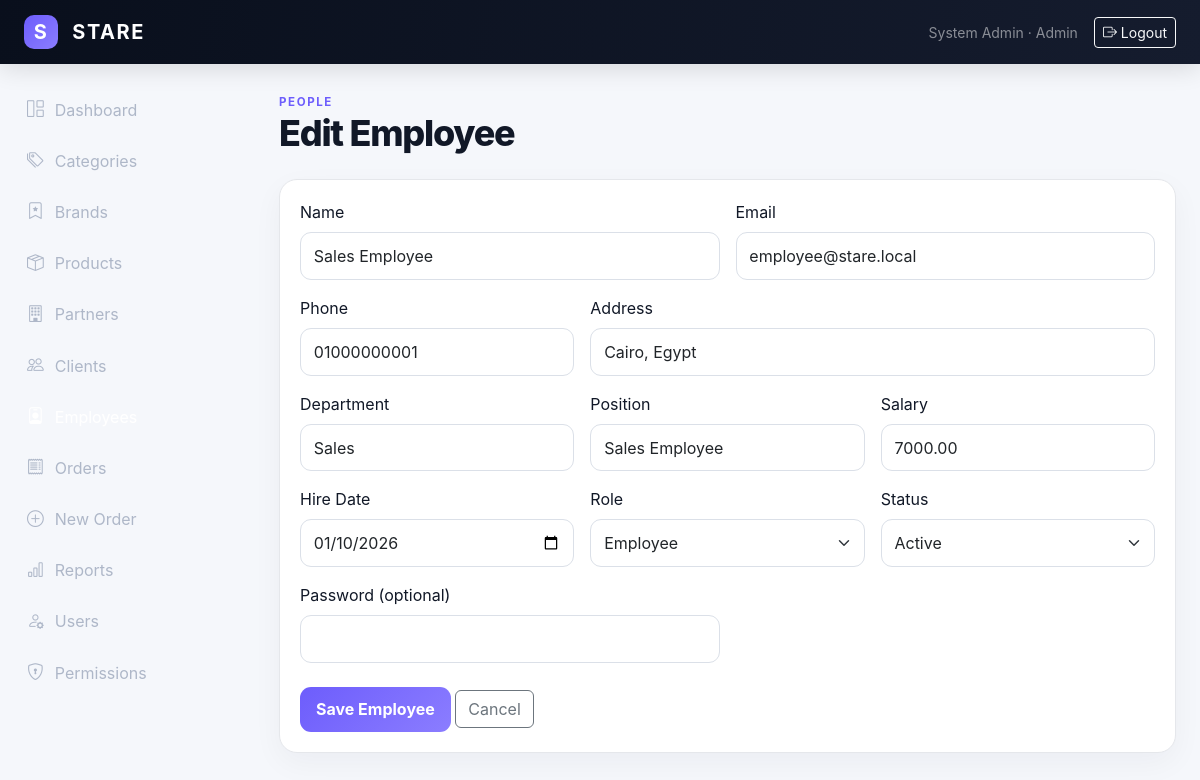
/admin/employees/form.php?id=1 (signed in), run on the app's committed database.
### tables this page shows
CREATE TABLE users (
  id INT UNSIGNED AUTO_INCREMENT PRIMARY KEY,
  name VARCHAR(120) NOT NULL,
  email VARCHAR(180) NOT NULL UNIQUE,
  password VARCHAR(255) NOT NULL,
  role_id INT UNSIGNED NOT NULL,
  status ENUM('active','pending','blocked') NOT NULL DEFAULT 'active',
  created_at TIMESTAMP DEFAULT CURRENT_TIMESTAMP,
  updated_at TIMESTAMP DEFAULT CURRENT_TIMESTAMP ON UPDATE CURRENT_TIMESTAMP,
  CONSTRAINT fk_users_role FOREIGN KEY (role_id) REFERENCES roles(id)
);

CREATE TABLE roles (
  id INT UNSIGNED AUTO_INCREMENT PRIMARY KEY,
  name VARCHAR(50) NOT NULL UNIQUE,
  description VARCHAR(255) NULL,
  created_at TIMESTAMP DEFAULT CURRENT_TIMESTAMP
);

CREATE TABLE employees (
  id INT UNSIGNED AUTO_INCREMENT PRIMARY KEY,
  user_id INT UNSIGNED NOT NULL UNIQUE,
  phone VARCHAR(30) NULL,
  address VARCHAR(255) NULL,
  department VARCHAR(100) NULL,
  position VARCHAR(100) NULL,
  salary DECIMAL(12,2) NOT NULL DEFAULT 0,
  hire_date DATE NULL,
  status ENUM('active','inactive') NOT NULL DEFAULT 'active',
  created_at TIMESTAMP DEFAULT CURRENT_TIMESTAMP,
  CONSTRAINT fk_employees_user FOREIGN KEY (user_id) REFERENCES users(id) ON DELETE CASCADE
);

### includes/functions.php (called while the page is built, shortened)
<?php
function e($value): string
{
    return htmlspecialchars((string) $value, ENT_QUOTES, 'UTF-8');
}
function current_user(PDO $pdo): ?array
{
    static $user = false;
    if ($user !== false) {
        return $user;
    }
    $statement = $pdo->prepare(
        'SELECT u.*, r.name AS role_name
         FROM users u
         JOIN roles r ON r.id = u.role_id
         WHERE u.id = ?
         LIMIT 1'
    );
    $statement->execute([(int) $_SESSION['user_id']]);
    return $user = $statement->fetch() ?: null;
}
function user_role(PDO $pdo): string
{
    return current_user($pdo)['role_name'] ?? '';
}
function is_logged_in(PDO $pdo): bool
{
    return current_user($pdo) !== null;
}
function has_permission(PDO $pdo, string $permission): bool
{
    $user = current_user($pdo);
    if ($user['role_name'] === 'admin') {
        return true;
    }
    static $cache = [];
    $roleId = (int) $user['role_id'];
    return isset($cache[$roleId][$permission]);
}
function require_login(PDO $pdo): void
{
    if (!is_logged_in($pdo)) {
        redirect('/login.php');
    }
}
function require_permission(PDO $pdo, string $permission): void
{
    require_login($pdo);
}

### admin/employees/form.php (the view, shortened to what this page needs)
<?php
require_once __DIR__.'/../../config/database.php';require_once __DIR__.'/../../includes/functions.php';require_permission($pdo,'manage_employees');$active='employees';$id=(int)($_GET['id']??0);
$row=['name'=>'','email'=>'','phone'=>'','address'=>'','department'=>'','position'=>'','salary'=>'0','hire_date'=>'','status'=>'active','role_id'=>''];$userId=0;
if($id){$st=$pdo->prepare("SELECT e.*,u.name,u.email,u.status user_status,u.role_id FROM employees e JOIN users u ON u.id=e.user_id WHERE e.id=?");$st->execute([$id]);$found=$st->fetch();if(!$found)redirect('/admin/employees/index.php');$row=$found;$userId=(int)$found['user_id'];}
$roles=$pdo->query("SELECT id,name FROM roles WHERE name IN('employee','admin') ORDER BY name")->fetchAll();$error='';
$pageTitle=$id?'Edit Employee':'Add Employee';include __DIR__.'/../../includes/header.php';?>
<div class="mb-4"><span class="eyebrow">PEOPLE</span><h1 class="page-title"><?=$id?'Edit':'Add'?> Employee</h1></div><div class="panel form-panel"><?php if($error):?><div class="alert alert-danger"><?=e($error)?></div><?php endif;?><form method="post"><?=csrf_field()?><div class="row g-3"><div class="col-md-6"><label class="form-label">Name</label><input class="form-control" name="name" value="<?=e($row['name'])?>" required></div><div class="col-md-6"><label class="form-label">Email</label><input class="form-control" type="email" name="email" value="<?=e($row['email'])?>" required></div><div class="col-md-4"><label class="form-label">Phone</label><input class="form-control" name="phone" value="<?=e($row['phone'])?>"></div><div class="col-md-8"><label class="form-label">Address</label><input class="form-control" name="address" value="<?=e($row['address'])?>"></div><div class="col-md-4"><label class="form-label">Department</label><input class="form-control" name="department" value="<?=e($row['department'])?>"></div><div class="col-md-4"><label class="form-label">Position</label><input class="form-control" name="position" value="<?=e($row['position'])?>"></div><div class="col-md-4"><label class="form-label">Salary</label><input class="form-control" type="number" step=".01" min="0" name="salary" value="<?=e($row['salary'])?>"></div><div class="col-md-4"><label class="form-label">Hire Date</label><input class="form-control" type="date" name="hire_date" value="<?=e($row['hire_date'])?>"></div><div class="col-md-4"><label class="form-label">Role</label><select class="form-select" name="role_id"><?php foreach($roles as $r):?><option value="<?=$r['id']?>" <?=$row['role_id']==$r['id']?'selected':''?>><?=e(ucfirst($r['name']))?></option><?php endforeach;?></select></div><div class="col-md-4"><label class="form-label">Status</label><select class="form-select" name="status"><option value="active" <?=$row['status']==='active'?'selected':''?>>Active</option><option value="pending" <?=$row['status']==='pending'?'selected':''?>>Pending</option><option value="blocked" <?=$row['status']==='blocked'?'selected':''?>>Blocked</option></select></div><div class="col-md-6"><label class="form-label">Password <?=$id?'(optional)':''?></label><input class="form-control" type="password" name="password" <?=$id?'':'required'?>></div></div><div class="mt-4"><button class="btn btn-stare">Save Employee</button> <a class="btn btn-outline-secondary" href="index.php">Cancel</a></div></form></div><?php include __DIR__.'/../../includes/footer.php';?>

### includes/header.php (shortened to what this page needs)
<?php
require_once __DIR__.'/functions.php';
$user=$pdo?current_user($pdo):null;
$active=$active??'';
?>
<!doctype html>
<html lang="en" dir="ltr">
<head>
<link href="https://cdn.jsdelivr.net/npm/bootstrap@5.3.3/dist/css/bootstrap.min.css" rel="stylesheet">
<link href="https://cdn.jsdelivr.net/npm/bootstrap-icons@1.11.3/font/bootstrap-icons.css" rel="stylesheet">
<link href="<?=BASE_URL?>/assets/css/style.css" rel="stylesheet">
</head>
<body class="<?=e($bodyClass??'')?>">
<nav class="navbar navbar-expand-lg navbar-dark stare-navbar sticky-top">
 <div class="container-fluid px-3 px-lg-4">
  <a class="navbar-brand fw-bold" href="<?=BASE_URL?>/index.php"><span class="brand-mark">S</span> STARE</a>
  <?php if($user): ?>
  <div class="d-none d-lg-flex align-items-center ms-auto gap-3">
    <span class="small text-white-50"><?=e($user['name'])?> · <?=e(ucfirst($user['role_name']))?></span>
    <a class="btn btn-sm btn-outline-light" href="<?=BASE_URL?>/logout.php"><i class="bi bi-box-arrow-right"></i> Logout</a>
  </div>
  <?php endif; ?>
 </div>
</nav>
<?php if($user): ?>
<div class="offcanvas-lg offcanvas-start sidebar" tabindex="-1" id="sidebar">
 <div class="offcanvas-body p-0">
  <div class="sidebar-inner">
   <nav class="nav flex-column gap-1">
    <?php if(has_permission($pdo,'view_dashboard')): ?><a class="nav-link <?=($active==='dashboard'?'active':'')?>" href="<?=BASE_URL?>/index.php"><i class="bi bi-grid-1x2"></i> Dashboard</a><?php endif; ?>
    <?php if(has_permission($pdo,'view_categories')): ?><a class="nav-link <?=($active==='categories'?'active':'')?>" href="<?=BASE_URL?>/admin/categories/index.php"><i class="bi bi-tags"></i> Categories</a><?php endif; ?>
    <?php if(has_permission($pdo,'view_brands')): ?><a class="nav-link <?=($active==='brands'?'active':'')?>" href="<?=BASE_URL?>/admin/brands/index.php"><i class="bi bi-bookmark-star"></i> Brands</a><?php endif; ?>
    <?php if(has_permission($pdo,'view_products')): ?><a class="nav-link <?=($active==='products'?'active':'')?>" href="<?=BASE_URL?>/admin/products/index.php"><i class="bi bi-box-seam"></i> Products</a><?php endif; ?>
    <?php if(has_permission($pdo,'view_partners')): ?><a class="nav-link <?=($active==='partners'?'active':'')?>" href="<?=BASE_URL?>/admin/partners/index.php"><i class="bi bi-building"></i> Partners</a><?php endif; ?>
    <?php if(has_permission($pdo,'view_clients')): ?><a class="nav-link <?=($active==='clients'?'active':'')?>" href="<?=BASE_URL?>/admin/clients/index.php"><i class="bi bi-people"></i> Clients</a><?php endif; ?>
    <?php if(has_permission($pdo,'view_employees')): ?><a class="nav-link <?=($active==='employees'?'active':'')?>" href="<?=BASE_URL?>/admin/employees/index.php"><i class="bi bi-person-badge"></i> Employees</a><?php endif; ?>
    <?php if(has_permission($pdo,'view_orders')): ?><a class="nav-link <?=($active==='orders'?'active':'')?>" href="<?=BASE_URL?>/admin/orders/index.php"><i class="bi bi-receipt"></i> Orders</a><?php endif; ?>
    <?php if(has_permission($pdo,'create_orders') && user_role($pdo)!=='client'): ?><a class="nav-link" href="<?=BASE_URL?>/admin/orders/create.php"><i class="bi bi-plus-circle"></i> New Order</a><?php endif; ?>
    <?php if(has_permission($pdo,'view_reports')): ?><a class="nav-link <?=($active==='reports'?'active':'')?>" href="<?=BASE_URL?>/admin/reports/index.php"><i class="bi bi-bar-chart"></i> Reports</a><?php endif; ?>
    <?php if(has_permission($pdo,'manage_users')): ?><a class="nav-link <?=($active==='users'?'active':'')?>" href="<?=BASE_URL?>/admin/users/index.php"><i class="bi bi-person-gear"></i> Users</a><?php endif; ?>
    <?php if(has_permission($pdo,'manage_permissions')): ?><a class="nav-link <?=($active==='permissions'?'active':'')?>" href="<?=BASE_URL?>/admin/permissions/index.php"><i class="bi bi-shield-lock"></i> Permissions</a><?php endif; ?>
   </nav>
  </div>
 </div>
</div>
<main class="main-content">
 <div class="container-fluid px-3 px-lg-4 py-4">
<?php else: ?>
<main class="auth-main">
 <div class="container py-5">
<?php endif; ?>

### assets/css/style.css (style rules this page uses)
:root { --bg:#f5f7fb;--panel:#fff;--ink:#111827;--muted:#6b7280;--line:#e5e7eb;--dark:#0b1220;--accent:#6d5dfc;--accent2:#8b7dff }
* { box-sizing:border-box }
body { background:var(--bg);color:var(--ink);font-family:Inter,system-ui,-apple-system,BlinkMacSystemFont,"Segoe UI",sans-serif }
.stare-navbar { background:linear-gradient(100deg,#090f1c,#151c2e);height:64px;box-shadow:0 5px 25px rgba(0,0,0,.12);z-index:1040 }
.navbar-brand { letter-spacing:.08em }
.brand-mark { display:inline-flex;width:34px;height:34px;align-items:center;justify-content:center;border-radius:10px;background:linear-gradient(135deg,var(--accent),var(--accent2));color:#fff;margin-right:8px }
.sidebar { position:fixed;top:64px;bottom:0;left:0;width:255px;background:#0b1220;color:#fff;z-index:1030 }
.sidebar-inner { height:100%;display:flex;flex-direction:column;padding:22px 14px }
.sidebar .nav-link { color:#aeb7c8;border-radius:12px;padding:11px 13px;display:flex;align-items:center;gap:11px }
.sidebar .nav-link:hover,.sidebar .nav-link.active { background:rgba(255,255,255,.09);color:#fff }
.sidebar .nav-link i { font-size:1.05rem }
.main-content { margin-left:255px;min-height:calc(100vh - 64px) }
.eyebrow { font-size:.72rem;letter-spacing:.14em;font-weight:700;color:var(--accent);text-transform:uppercase }
.page-title { font-weight:800;letter-spacing:-.035em;font-size:clamp(1.7rem,3vw,2.3rem) }
.stat-card,.panel,.product-card { background:var(--panel);border:1px solid var(--line);border-radius:18px;box-shadow:0 10px 30px rgba(15,23,42,.045) }
.panel { padding:20px }
.form-panel { max-width:1000px }
.btn-stare { background:linear-gradient(135deg,var(--accent),var(--accent2));border:0;color:#fff;font-weight:700;border-radius:11px;padding:.65rem 1rem }
.form-control,.form-select { border-color:#dbe0e8;border-radius:11px;padding:.68rem .8rem }

### data on the page
users: name "System Admin", role.name "Admin"
employees: name "Sales Employee", email "employee@stare.local", phone "01000000001", address "Cairo, Egypt", department "Sales", position "Sales Employee", salary "7000.00", hire_date "01/10/2026", status "Active"
users: role_id "Employee"
